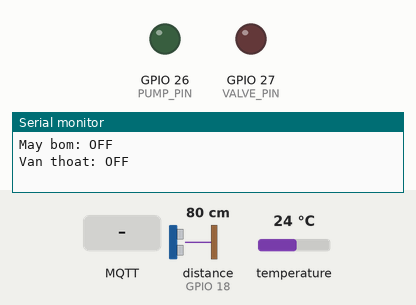
This sketch was run on a simulated ESP32. Shown: output pins drawn as LEDs (lit = HIGH), the last lines printed to the serial monitor. Wiring (from diagram.json): ultrasonic range finder: trigger GPIO 5; echo GPIO 18. Inputs (shaded band) come from the test bench; at power-on: distance to the obstacle (sensor on GPIO 18) 80 cm, temperature 24 °C. The echo pulse lasts 58.3 µs per cm; WiFi joins after 1.5 s; servers stay silent unless stated; random numbers use the default seed unless the sketch sets one; no MQTT or app messages arrive unless stated; pins used as bus, display or sensor lines are not drawn.

Above: at 2.3 s.
2.4 s: distance to the obstacle (sensor on GPIO 18) set to 250 cm
At 4.9 s:
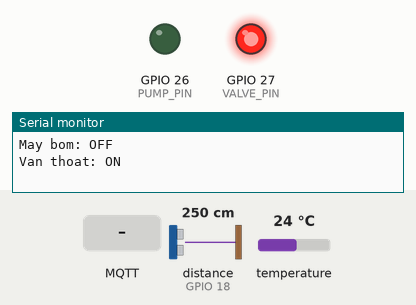
5.8 s: distance to the obstacle (sensor on GPIO 18) set to 205 cm
10.8 s: distance to the obstacle (sensor on GPIO 18) set to 197 cm
14.7 s: distance to the obstacle (sensor on GPIO 18) set to 120 cm
At 17.3 s:
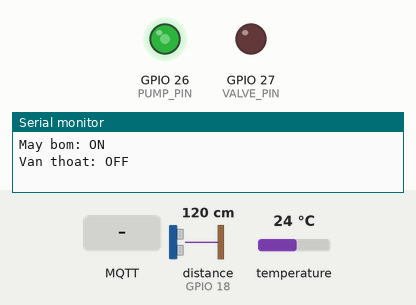
18.2 s: MQTT message "mode" arrives on the third subscribed topic
At 19.2 s:
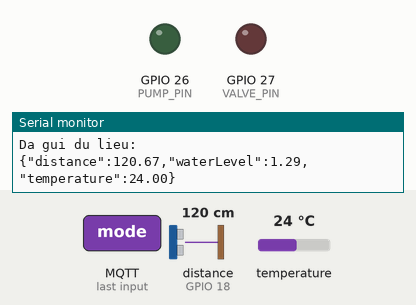
19.7 s: MQTT message "ON" arrives on the first subscribed topic
At 20.1 s:
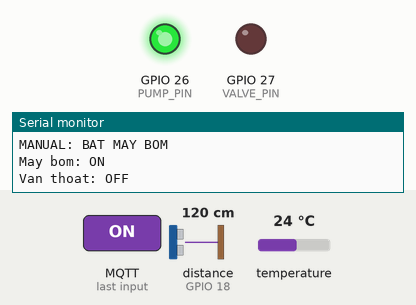
Timing chart, 0 to 22.2 s (numbered marks = the images above; inputs shaded):
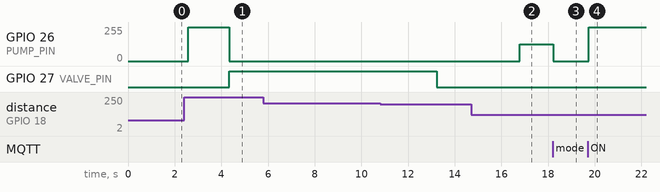

The sketch:

ba_duc.ino
```cpp
#include <WiFi.h>
#include <PubSubClient.h>
#include <OneWire.h>
#include <DallasTemperature.h>

// WIFI
const char* ssid = "Wokwi-GUEST";
const char* password = "";

// MQTT
const char* mqtt_server = "broker.hivemq.com";
const int mqtt_port = 1883;

const char* topicData = "aquarium/data";
const char* topicPump = "aquarium/pump/set";
const char* topicValve = "aquarium/valve/set";
const char* topicMode = "aquarium/mode/set";

const char* topicPumpStatus = "aquarium/pump/status";
const char* topicValveStatus = "aquarium/valve/status";

WiFiClient espClient;
PubSubClient mqtt(espClient);

// GPIO
#define TRIG_PIN 5
#define ECHO_PIN 18
#define TEMP_PIN 4
#define PUMP_PIN 26
#define VALVE_PIN 27

#define TANK_HEIGHT 250.0
#define PWM_FREQ 5000
#define PWM_RESOLUTION 8

OneWire oneWire(TEMP_PIN);
DallasTemperature sensors(&oneWire);

// DATA
struct SensorData {
  float distance;
  float waterLevel;
  float temperature;
};

// Dung kieu du lieu don gian de truyen qua Queue
struct ControlCommand {
  char device[8];
  char value[8];
};

struct ActuatorStatus {
  bool pump;
  bool valve;
};

QueueHandle_t dataQueue;
QueueHandle_t dataAlert;
QueueHandle_t commandQueue;
QueueHandle_t statusQueue;

bool autoMode = true;
bool pumpOn = false;
bool valveOpen = false;

enum WaterZone {
  ZONE_NORMAL,
  ZONE_PUMP_50,
  ZONE_PUMP_100,
  ZONE_DRAIN
};

WaterZone currentZone = ZONE_NORMAL;

unsigned long actionStart = 0;
unsigned long actionDuration = 0;
bool actionRunning = false;

// CAP NHAT TRANG THAI THIET BI
void updateStatus(bool pump, bool valve) {
  pumpOn = pump;
  valveOpen = valve;

  ActuatorStatus status;
  status.pump = pump;
  status.valve = valve;

  if (statusQueue != NULL) {
    xQueueOverwrite(statusQueue, &status);
  }
}

// DIEU KHIEN BOM
void controlPump(int power) {
  int pwmValue = map(power, 0, 100, 0, 255);
  ledcWrite(PUMP_PIN, pwmValue);
  updateStatus(power > 0, false);
}

// DIEU KHIEN VAN
void controlValve(bool open) {
  digitalWrite(VALVE_PIN, open ? HIGH : LOW);
  updateStatus(false, open);
}

// TAT TAT CA
void stopDevices() {
  ledcWrite(PUMP_PIN, 0);
  digitalWrite(VALVE_PIN, LOW);
  updateStatus(false, false);
}

// DOC KHOANG CACH
float readDistance() {
  digitalWrite(TRIG_PIN, LOW);
  delayMicroseconds(2);

  digitalWrite(TRIG_PIN, HIGH);
  delayMicroseconds(10);
  digitalWrite(TRIG_PIN, LOW);

  long duration = pulseIn(ECHO_PIN, HIGH, 30000);

  if (duration == 0) return -1;

  return duration * 0.0343 / 2.0;
}

// KET NOI WIFI
void connectWiFi() {
  if (WiFi.status() == WL_CONNECTED) return;

  Serial.println("Dang ket noi WiFi...");
  WiFi.begin(ssid, password);

  while (WiFi.status() != WL_CONNECTED) {
    vTaskDelay(pdMS_TO_TICKS(500));
    Serial.print(".");
  }

  Serial.println("\nWiFi da ket noi!");
}

// MQTT CALLBACK
void mqttCallback(char* topic, byte* payload,
                  unsigned int length) {
  ControlCommand cmd = {};

  String message = "";

  for (unsigned int i = 0; i < length; i++) {
    message += (char)payload[i];
  }

  if (strcmp(topic, topicPump) == 0) {
    strcpy(cmd.device, "pump");
  }
  else if (strcmp(topic, topicValve) == 0) {
    strcpy(cmd.device, "valve");
  }
  else if (strcmp(topic, topicMode) == 0) {
    strcpy(cmd.device, "mode");
  }
  else {
    return;
  }

  message.toCharArray(cmd.value, sizeof(cmd.value));
  xQueueSend(commandQueue, &cmd, 0);
}

// KET NOI MQTT
void reconnectMQTT() {
  while (!mqtt.connected()) {
    Serial.println("Dang ket noi MQTT...");

    String clientId = "ESP32Aquarium-";
    clientId += String(random(0xffff), HEX);

    if (mqtt.connect(clientId.c_str())) {
      Serial.println("MQTT da ket noi!");

      mqtt.subscribe(topicPump);
      mqtt.subscribe(topicValve);
      mqtt.subscribe(topicMode);

      // Gui trang thai hien tai len Web
      mqtt.publish(topicPumpStatus,
                   pumpOn ? "ON" : "OFF", true);

      mqtt.publish(topicValveStatus,
                   valveOpen ? "ON" : "OFF", true);
    }
    else {
      Serial.print("Loi MQTT: ");
      Serial.println(mqtt.state());
      vTaskDelay(pdMS_TO_TICKS(2000));
    }
  }
}

// TASK 1: DOC CAM BIEN - CORE 1
void TaskReadData(void* pvParameters) {
  SensorData data;

  for (;;) {
    float distance = readDistance();

    sensors.requestTemperatures();
    float temperature = sensors.getTempCByIndex(0);

    if (distance > 0 && distance <= TANK_HEIGHT) {
      data.distance = distance;
      data.waterLevel = (TANK_HEIGHT - distance) / 100.0;
      data.temperature = temperature;

      Serial.println("===== DU LIEU BE NUOC =====");
      Serial.print("Khoang cach: ");
      Serial.print(data.distance);
      Serial.println(" cm");

      Serial.print("Muc nuoc: ");
      Serial.print(data.waterLevel);
      Serial.println(" m");

      Serial.print("Nhiet do: ");
      Serial.print(data.temperature);
      Serial.println(" C");

      xQueueSend(dataQueue, &data, 0);
      xQueueOverwrite(dataAlert, &data.waterLevel);
    }
    else {
      Serial.println("Loi cam bien HC-SR04!");
    }

    vTaskDelay(pdMS_TO_TICKS(1000));
  }
}

// TASK 2: TRUYEN MQTT - CORE 0
void TaskTransmitData(void* pvParameters) {
  SensorData data;
  ActuatorStatus status;

  for (;;) {
    if (WiFi.status() != WL_CONNECTED) {
      connectWiFi();
    }

    if (!mqtt.connected()) {
      reconnectMQTT();
    }

    mqtt.loop();

    // Gui du lieu cam bien
    if (xQueueReceive(dataQueue, &data,
                      pdMS_TO_TICKS(20)) == pdTRUE) {

      String payload = "{";
      payload += "\"distance\":" + String(data.distance, 2) + ",";
      payload += "\"waterLevel\":" + String(data.waterLevel, 2) + ",";
      payload += "\"temperature\":" + String(data.temperature, 2);
      payload += "}";

      mqtt.publish(topicData, payload.c_str());

      Serial.println("Da gui du lieu:");
      Serial.println(payload);
    }

    // Gui trang thai bom va van len Web
    if (xQueueReceive(statusQueue, &status, 0) == pdTRUE) {
      mqtt.publish(topicPumpStatus,
                   status.pump ? "ON" : "OFF", true);

      mqtt.publish(topicValveStatus,
                   status.valve ? "ON" : "OFF", true);

      Serial.print("May bom: ");
      Serial.println(status.pump ? "ON" : "OFF");

      Serial.print("Van thoat: ");
      Serial.println(status.valve ? "ON" : "OFF");
    }

    vTaskDelay(pdMS_TO_TICKS(10));
  }
}

// TASK 3: DIEU KHIEN TU DONG - CORE 1
void TaskAlert(void* pvParameters) {
  float waterLevel;
  ControlCommand cmd;

  for (;;) {
    // NHAN LENH TU WEB
    if (xQueueReceive(commandQueue, &cmd, 0) == pdTRUE) {

      if (strcmp(cmd.device, "mode") == 0) {
        autoMode = (strcmp(cmd.value, "AUTO") == 0);

        stopDevices();
        actionRunning = false;
        currentZone = ZONE_NORMAL;

        Serial.println(autoMode ? "CHE DO AUTO" : "CHE DO MANUAL");
      }

      else if (!autoMode && strcmp(cmd.device, "pump") == 0) {
        if (strcmp(cmd.value, "ON") == 0) {
          controlPump(100);
          Serial.println("MANUAL: BAT MAY BOM");
        }
        else {
          ledcWrite(PUMP_PIN, 0);
          updateStatus(false, valveOpen);
          Serial.println("MANUAL: TAT MAY BOM");
        }
      }

      else if (!autoMode && strcmp(cmd.device, "valve") == 0) {
        if (strcmp(cmd.value, "ON") == 0) {
          controlValve(true);
          Serial.println("MANUAL: MO VAN THOAT");
        }
        else {
          digitalWrite(VALVE_PIN, LOW);
          updateStatus(pumpOn, false);
          Serial.println("MANUAL: DONG VAN THOAT");
        }
      }
    }

    // CHE DO TU DONG
    if (autoMode) {
      if (actionRunning &&
          millis() - actionStart >= actionDuration) {

        stopDevices();
        actionRunning = false;

        Serial.println("Da ket thuc chu ky dieu khien.");
      }

      if (xQueueReceive(dataAlert, &waterLevel, 0) == pdTRUE) {
        WaterZone newZone = ZONE_NORMAL;

        if (waterLevel >= 1.0 && waterLevel < 1.5) {
          newZone = ZONE_PUMP_50;
        }
        else if (waterLevel >= 1.5 && waterLevel <= 2.0) {
          newZone = ZONE_PUMP_100;
        }
        else if (waterLevel < 0.5) {
          newZone = ZONE_DRAIN;
        }

        if (newZone != currentZone) {
          currentZone = newZone;

          stopDevices();
          actionRunning = false;

          if (newZone == ZONE_PUMP_50) {
            controlPump(50);
            actionDuration = 10000;

            Serial.println("Muc nuoc 1m - 1.5m: Bom 50% trong 10 giay.");
          }

          else if (newZone == ZONE_PUMP_100) {
            controlPump(100);
            actionDuration = 20000;

            Serial.println("Muc nuoc 1.5m - 2m: Bom 100% trong 20 giay.");
          }

          else if (newZone == ZONE_DRAIN) {
            controlValve(true);
            actionDuration = 10000;

            Serial.println("Muc nuoc duoi 0.5m: Mo van 10 giay.");
          }

          if (newZone != ZONE_NORMAL) {
            actionStart = millis();
            actionRunning = true;
          }
          else {
            Serial.println("Muc nuoc binh thuong.");
          }
        }
      }
    }

    vTaskDelay(pdMS_TO_TICKS(20));
  }
}

// SETUP
void setup() {
  Serial.begin(115200);

  pinMode(TRIG_PIN, OUTPUT);
  pinMode(ECHO_PIN, INPUT);
  pinMode(VALVE_PIN, OUTPUT);
  pinMode(PUMP_PIN, OUTPUT);

  digitalWrite(TRIG_PIN, LOW);
  digitalWrite(VALVE_PIN, LOW);

  ledcAttach(PUMP_PIN, PWM_FREQ, PWM_RESOLUTION);
  ledcWrite(PUMP_PIN, 0);

  sensors.begin();

  mqtt.setServer(mqtt_server, mqtt_port);
  mqtt.setCallback(mqttCallback);

  dataQueue = xQueueCreate(5, sizeof(SensorData));
  dataAlert = xQueueCreate(1, sizeof(float));
  commandQueue = xQueueCreate(5, sizeof(ControlCommand));
  statusQueue = xQueueCreate(1, sizeof(ActuatorStatus));

  if (dataQueue == NULL || dataAlert == NULL ||
      commandQueue == NULL || statusQueue == NULL) {
    Serial.println("Loi tao Queue!");
    while (1) delay(1000);
  }

  // Trang thai ban dau
  ActuatorStatus initialStatus = {false, false};
  xQueueOverwrite(statusQueue, &initialStatus);

  xTaskCreatePinnedToCore(
    TaskReadData, "TaskReadData", 4096, NULL, 2, NULL, 1
  );

  xTaskCreatePinnedToCore(
    TaskTransmitData, "TaskTransmitData", 8192, NULL, 1, NULL, 0
  );

  xTaskCreatePinnedToCore(
    TaskAlert, "TaskAlert", 4096, NULL, 2, NULL, 1
  );

  Serial.println("HE THONG ESP32 AQUARIUM STARTED!");
}

void loop() {
  vTaskDelay(pdMS_TO_TICKS(1000));
}
```

Measured:
- after the input at 2.4 s, GPIO 27 (VALVE_PIN): LOW → HIGH after 1.9 s
- after the input at 14.7 s, GPIO 26 (PUMP_PIN): 0/255 → 127/255 after 2.1 s
- after the input at 18.2 s, GPIO 26 (PUMP_PIN): 127/255 → 0/255 at once
- after the input at 19.7 s, GPIO 26 (PUMP_PIN): 0/255 → 255/255 at once
